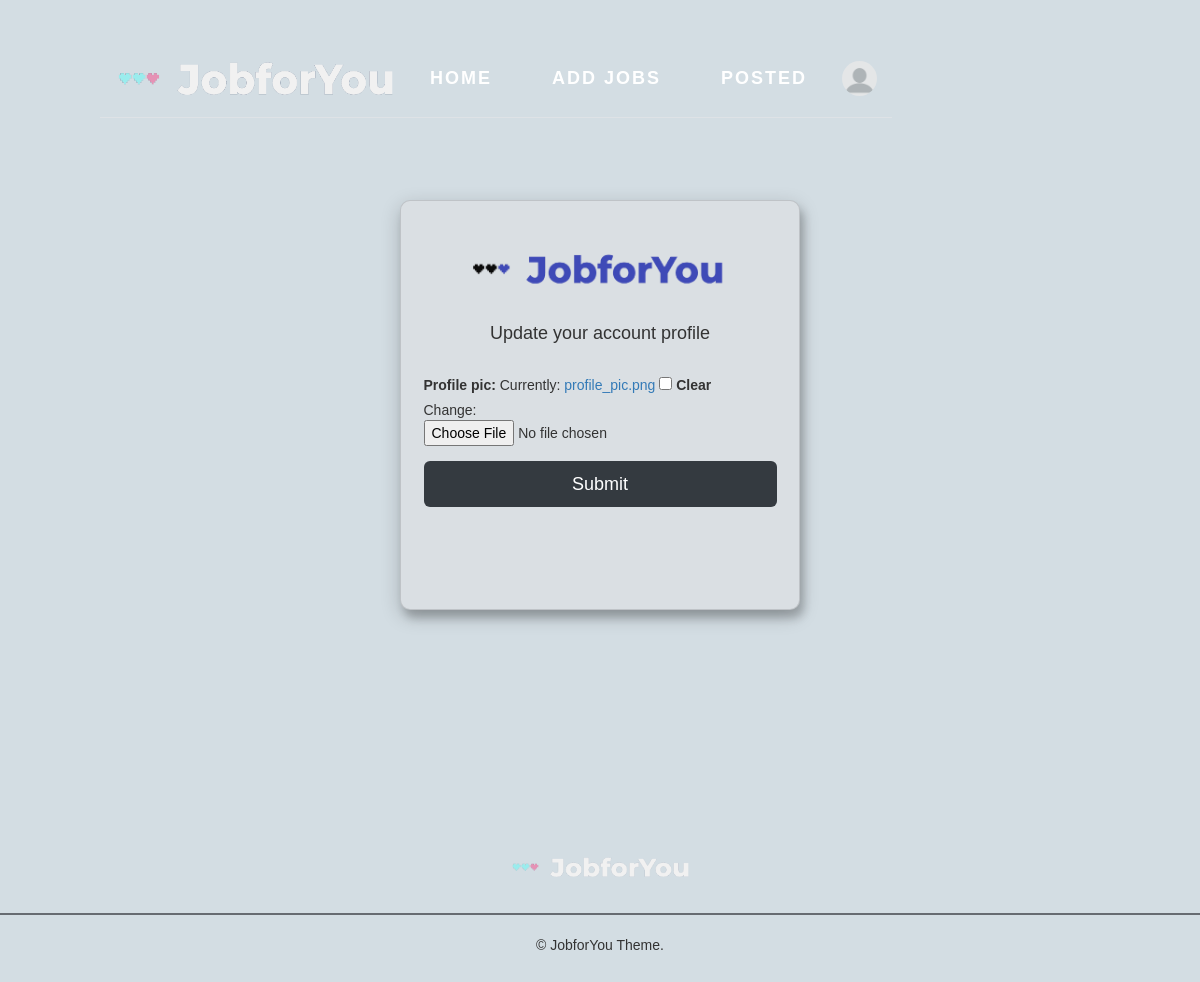
/company_update/ (signed in), run on an earlier commit of the app's database.
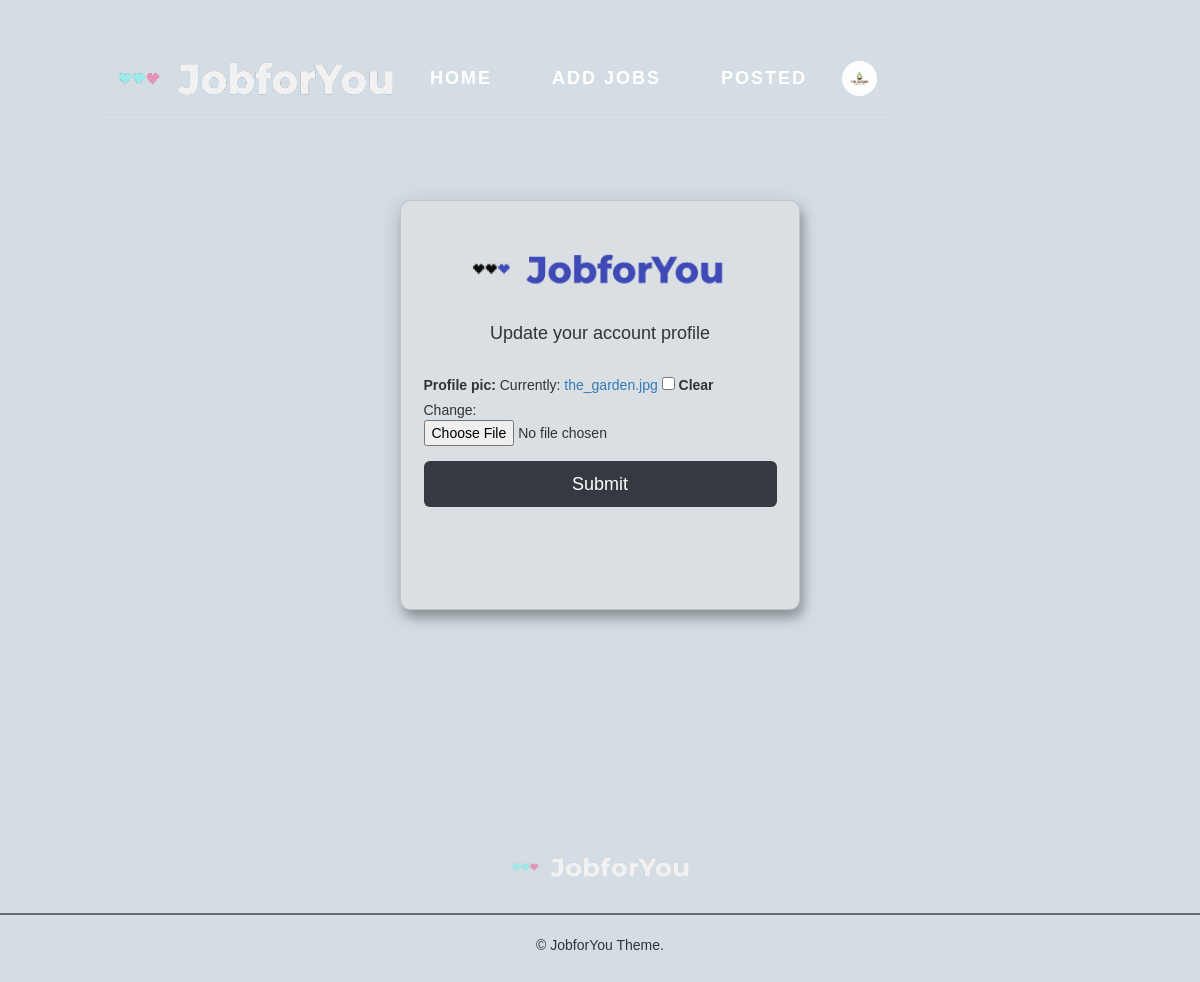
And on a later commit of the database.
### account/models.py (models this page shows, shortened)
class CustomUser(AbstractUser):
    is_company = models.BooleanField(default=False)
    is_applicant = models.BooleanField(default=False)
    name = models.CharField(max_length=30, blank=True, null=True)
    email = models.EmailField(
        verbose_name="email",
        max_length=60,
        unique=True,
    )
    def get_applicant(self):
        return self.is_applicant

class Company(models.Model):
    company = models.OneToOneField(CustomUser, on_delete=models.CASCADE, primary_key=True)
    profile_pic = models.ImageField(default="profile_pic.png", null=True, blank=True)
    objects = models.Manager()
    def get_profile_pic(self):
        return self.profile_pic

### account/views.py (the view)
# urls.py: path('company_update/', company_update_profile, name='company_update'),
def company_update_profile(request):
    if request.method == 'POST':
        form = CompanyEditProfileForm(request.POST, request.FILES, instance=request.user.company)
        if form.is_valid():
            form.save()
            messages.success(request, 'Account is successfully updated')
            return redirect('account_profile')
    else:
        form = CompanyEditProfileForm(instance=request.user.company)
        context = {'update_form': form}
        return render(request, 'account/update_profile.html', context)

### account/forms.py
class CompanyEditProfileForm(UserChangeForm):
    password = None
    class Meta:
        model = Company
        fields = (
            'profile_pic',
        )

### account/templates/account/update_profile.html (shortened to what this page needs)
{% extends "base.html" %}
{% load static %}
{% block content %}
    <div class="container-fluid">
        <div class="row justify-content-center h-100">
			<div class="card card-login">
		  		<div class="card-body">
                    <div class="d-flex flex-column">
                        <img class="mx-auto mt-4" src="{% static 'images/logo2.png' %}" alt="JobforYoulogo" width="280" height="75">
                    </div>
                    <h4 class="text-center mb-5">Update your account profile</h4>
                    <form method="POST" enctype="multipart/form-data">
                        {{update_form.as_p}}
                        <button class='btn btn-lg btn-dark btn-block mt-4'type="submit">Submit</button>
                    </form>
                </div>
            </div>
        </div>
    </div>
{% endblock content %}

### templates/snippets/header.html (shortened to what the changed rows need)
{% load static %}
<header>
    <div class="d-flex p-3 px-md-4 border-bottom mb-3 shadow-sm">
        {% if request.user.is_authenticated %}
            {% if request.user.get_applicant == True %}
            <div class="d-none d-md-flex flex-row my-auto flex-grow-1 align-items-center">
                <img class="mx-auto mt-1" src="{% static 'images/logo.png' %}" alt="JobforYoulogo" width="280" height="50">
                <div class="p-2 text-white">
                    <div class="d-flex flex-row">
                        <nav>
                            <ul>
                                <li><a class="mt-3 mx-5 text-white" href="{% url 'home' %}">HOME</a></li>
                                <li><a class="mt-3 mx-5 text-white" href="{% url 'jobs_view' %}">JOBS</a></li>
                                <li><a class="mt-3 mx-5 text-white" href="{% url 'status' %}">STATUS</a></li>
                            </ul>
                        </nav>
                    </div>
                </div>
                <div class="d-flex flex-row-reverse flex-grow-1">
                    <nav>
                        <div class="dropdown dropleft">
                            <div class="d-flex flex-row">
                                <div class="btn-group dropleft">
                                    <img class="account-image rounded-circle m-auto d-block dropdown-toggle" id="id_profile_links" data-toggle="dropdown" aria-haspopup="true" aria-expanded="false" src="{{request.user.applicant.get_profile_pic.url}}" alt="default account logo" width="35" height="35">
                                    <div class="dropdown-menu" aria-labelledby="id_profile_links">
                                        <a class="dropdown-item" href="{% url 'account_profile' %}">Account</a>
                                        <a class="dropdown-item" href="{% url 'logout' %}">Logout</a>
                                    </div>
                                </div>
                            </div>
                        </div>
                    </nav>
                </div>
            </div>
        </div>
            <div class="d-flex d-md-none flex-column my-auto flex-grow-1 align-items-center">
                <img class="mx-auto mt-1" src="{% static 'images/logo.png' %}" alt="JobforYoulogo" width="280" height="50">
                <div class="p-2 text-white">
                    <div class="d-flex flex-row">
                        <nav>
                            <ul>
                            <li><a class="mt-3 mx-5 text-white" href="{% url 'home' %}">HOME</a></li>
                            <li><a class="mt-3 mx-5 text-white" href="{% url 'jobs_view' %}">JOBS</a></li>
                            <li><a class="mt-3 mx-5 text-white" href="{% url 'status' %}">STATUS</a></li>
                        </ul>
                    </nav>
                </div>
            </div>
            <div class="d-flex flex-row-reverse flex-grow-1">
                <nav class="">
                    <div class="dropdown dropleft show">
                        <div class="d-flex flex-row">
                            <div class="btn-group dropleft">
                                <img class="p-2 account-image rounded-circle m-auto d-block dropdown-toggle" id="id_profile_links" data-toggle="dropdown" aria-haspopup="true" aria-expanded="false" src="{{request.user.applicant.get_profile_pic.url}}" alt="default account logo" width="45" height="45">
                                <div class="dropdown-menu" aria-labelledby="id_profile_links">
                                    <a class="dropdown-item" href="{% url 'account_profile' %}">Account</a>
                                    <a class="dropdown-item" href="{% url 'logout' %}">Logout</a>
                                </div>
                            </div>
                        </div>
                    </div>
                </nav>
            </div>
        </div>
    </div>
    {% else %}
        <div class="d-none d-md-flex flex-row my-auto flex-grow-1 align-items-center">
            <img class="mx-auto mt-1" src="{% static 'images/logo.png' %}" alt="JobforYoulogo" width="280" height="50">
            <div class="p-2 text-white">
                <div class="d-flex flex-row">
                    <nav>
                        <ul>
                            <li><a class="mt-3 mx-5 text-white" href="{% url 'home' %}">HOME</a></li>
                            <li><a class="mt-3 mx-5 text-white" href="{% url 'add_jobs' %}">ADD JOBS</a></li>
                            <li><a class="mt-3 mx-5 text-white" href="{% url 'posted_job' %}">POSTED</a></li>
                        </ul>
                    </nav>
                </div>
            </div>
            <div class="d-flex flex-row-reverse flex-grow-1">
                <nav>
                    <div class="dropdown dropleft">
                        <div class="d-flex flex-row">
                            <div class="btn-group dropleft">
                                <img class="account-image rounded-circle m-auto d-block dropdown-toggle" id="id_profile_links" data-toggle="dropdown" aria-haspopup="true" aria-expanded="false" src="{{request.user.company.get_profile_pic.url}}" alt="default account logo" width="35" height="35">
                            </div>
                        </div>
                    </div>
                </nav>
            </div>
        </div>
    </div>
        {% endif %}
{% endif %}
</header>

What changed in the data, as far as the page shows it:
changed CustomUser: user.company.get_profile_pic: a different picture
Also different on the page:
text no longer shown: "Profile pic: Currently: profile_pic.png Clear Change:"
text now shown: "Profile pic: Currently: the_garden.jpg Clear Change:"
